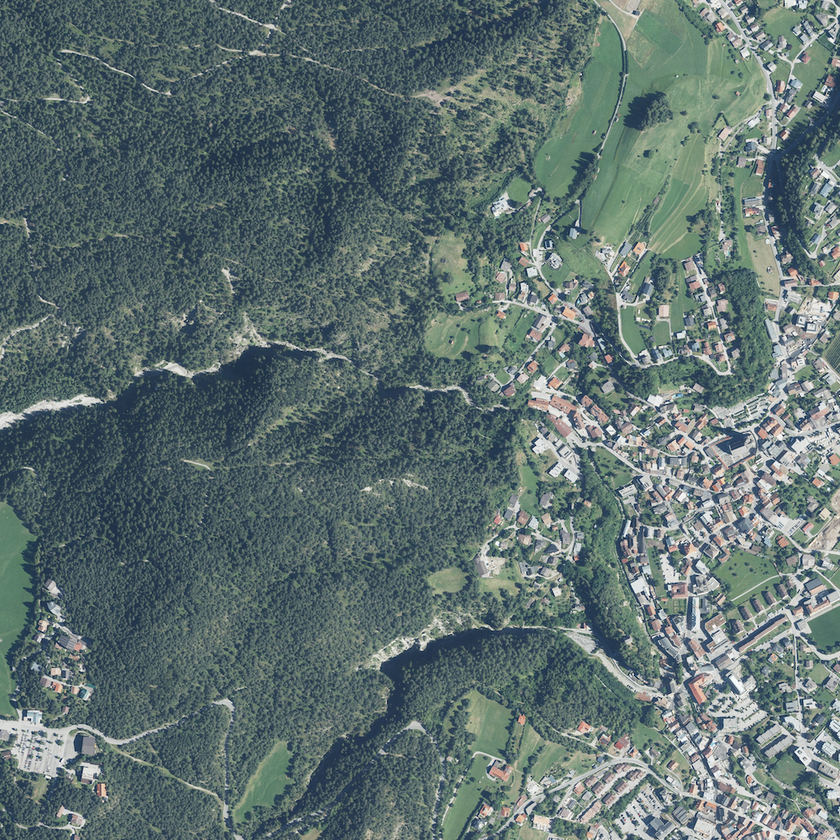
%> input picture tyrol-w1_1k.tif, 840 x 840 px, shrunk from 1000 x 1000 before the run
$ octave --eval "result = ATMcouldremovers(im2double(imread('tyrol-w1_1k.tif')));"   (GNU Octave 9; MATLAB toolbox functions it lacks are replaced by stand-ins)
%> lines starting %> are read from the running program, lines starting %| are printed output that depends on the picture
### inexact_alm_r1pca_YG.m
function [A_hat E_hat sigularValue] = inexact_alm_r1pca_YG(D, lambda, tol, maxIter,verbose)

% Oct 2021
% This matlab code implements the inexact augmented Lagrange multiplier
% method for Robust PCA.
%
% D - m x n matrix of observations/data (required input)
%
% lambda - weight on sparse error term in the cost function
%
% tol - tolerance for stopping criterion.
%     - DEFAULT 1e-7 if omitted or -1.
%
% maxIter - maximum number of iterations
%         - DEFAULT 1000, if omitted or -1.
%
% Initialize A,E,Y,u
% while ~converged
%   minimize (inexactly, update A and E only once)
%     L(A,E,Y,u) = |A|_* + lambda * |E|_1 + <Y,D-A-E> + mu/2 * |D-A-E|_F^2;
%   Y = Y + \mu * (D - A - E);
%   \mu = \rho * \mu;
% end
%
% Modified from Minming Chen and Arvind Ganesh code.
%

[m n] = size(D);

if nargin < 2
    lambda = 1 / sqrt(m);
end

if nargin < 3
    tol = 1e-7;
elseif tol == -1
    tol = 1e-6;
end

if nargin < 4
    maxIter = 1000;
elseif maxIter == -1
    maxIter = 1000;
end

if ~exist('verbose','var')
    verbose = 0;
end

unitclamping = 1;
% initialize
Y = D;
norm_two = norm(Y, 2);
norm_inf = norm( Y(:), inf) / lambda;
dual_norm = max(norm_two, norm_inf);
Y = Y / dual_norm;

A_hat = zeros( m, n);
E_hat = zeros( m, n);
mu = 1.25/norm_two; % this one can be tuned
mu_bar = mu * 1e7;
rho = 1.5 ;         % this one can be tuned
d_norm = norm(D, 'fro');

iter = 0;
total_svd = 0;
converged = false;
stopCriterion = 1;

[U S V] = svd(D, 'econ');
funval = sum(diag(S));
if verbose
    disp(['Feasible obj: ',num2str(funval)])
end

while ~converged
    iter = iter + 1;
    temp_T = D - A_hat + (1/mu)*Y;
    E_hat = max(temp_T - lambda/mu, 0);
    E_hat = E_hat+min(temp_T + lambda/mu, 0);

    if unitclamping
        E_hat(E_hat<0) = 0;
        E_hat(E_hat>1) = 1;
    end

    if 0
        [~, ~, ~, A_hat,~] = rank1decomp(D - E_hat + (1/mu)*Y,2);
    else
        [U S V] = svd(D - E_hat + (1/mu)*Y, 'econ');
        diagS = diag(S);
        svp = length(find(diagS > 1/mu));

        A_hat = U(:, 1:svp) * diag(diagS(1:svp) - 1/mu) * V(:, 1:svp)';
    end
    total_svd = total_svd + 1;

    Z = D - A_hat - E_hat;

    Y = Y + mu*Z;
    mu = min(mu*rho, mu_bar);

    %% stop Criterion
    stopCriterion = norm(Z, 'fro') / d_norm;
    [U S V] = svd(A_hat, 'econ');
    funval = sum(diag(S)) + lambda * sum(abs(E_hat(:)));


    if stopCriterion < tol
        converged = true;
    end

    if verbose
        if mod(iter,5)==0
            disp(['#svd ' num2str(total_svd) ' r(A) ' num2str(rank(A_hat))...
                ' |E|_0 ' num2str(length(find(abs(E_hat)>0))/length(E_hat(:)))...
                ', Obj ' num2str(funval), ' stopCriterion ' num2str(stopCriterion)]);
        end
    end

    if ~converged && iter >= maxIter
        if verbose
            disp('Maximum iterations reached') ;
        end
        converged = 1 ;
    end
end
end

%% Rank 1 decomp
% Just get rank 1 decomposition of data matrix of size dxN assuming d>>N.
% [28 lines left out: function rank1decomp, not called in this run]

### ATMcouldremovers.m
function res = ATMcouldremovers(imData,method,lambda,ratio,verbose)
% Cloud removal by ATM/RPCA on single channel images sequence
% imData: input image data, a 3D array with 3rd mode being the time
% method: which method to use (1-4).
% lambda: regularisation parameter. Can be set by the equation used in the
% paper.
% ratio: a tuning parameter to generate cloud mask. Default 0.8.
% verbose: 0/1 for printing out. Default 0.

[rows,cols,n] = size(imData);

if ~exist('method','var')
    method = 1;
end

if ~exist('lambda','var')
    lambda = 1/sqrt(rows*cols);
end

if ~exist('ratio','var')
    ratio = 0.8; % this can be tuned
end

if ~exist('verbose','var')
    verbose = 0;
end

res.p1result=zeros(rows,cols,n);
res.clouds = res.p1result;
res.mask = false(rows,cols,n);
D=reshape(imData,rows*cols,n);

if verbose
    disp('Cloud detection')
end

tic
switch method
    case 1
        res.method = 'Nonnegative RPCA';
        [B,E]=inexact_alm_r1pca_YG(D,lambda);
        %         [B,E]=inexact_alm_rpca(D,lambda);
    case 2
        res.method = 'ATM';
        [B,E]=bcs_exact(D,lambda,1e-5,100);
    case 3
        res.method = 'ATM(RPCA+small noise)';
        [B,E,N]=rpca4atm(D,lambda);
        res.noise = reshape(N,rows,cols,n);
    case 4
        res.method = 'RPCA';
        [B,E]=inexact_alm_rpca(D,lambda);
end
res.optimisationtimeused = toc;
res.p1result=reshape(B,rows,cols,n);
res.clouds=reshape(E,rows,cols,n);
for j=1:n
    res.mask(:,:,j)=abs(res.clouds(:,:,j))>ratio*std(E(:));
end

%morphological filters
se=strel('disk',3);
res.mask=imopen(res.mask,se);
res.mask=imdilate(imdilate(res.mask,se),se);

%cloud and shadow removal by matrix completion
[B_,E_]=inexact_alm_rpca_BS(D,reshape(res.mask,rows*cols,n));
res.result=reshape(B_,rows,cols,n);
res.totaltimeused = toc;
%> in inexact_alm_r1pca_YG, `norm_two = norm(Y, 2);`: norm_two = 1049.1
%> in inexact_alm_r1pca_YG, `norm_inf = norm( Y(:), inf) / lambda;`: norm_inf = 840
%> in inexact_alm_r1pca_YG, `dual_norm = max(norm_two, norm_inf);`: dual_norm = 1049.1
%> in inexact_alm_r1pca_YG, `mu = 1.25/norm_two;`: mu = 0.00119
%> in inexact_alm_r1pca_YG, `mu_bar = mu * 1e7;`: mu_bar = 11915.2
%> in inexact_alm_r1pca_YG, `d_norm = norm(D, 'fro');`: d_norm = 1066.2
%> in inexact_alm_r1pca_YG, `[U S V] = svd(D, 'econ');`: S = [1049.1 0 0 0; 0 187.4 0 0; 0 0 26.66 0; 0 0 0 18.84]; V = [-0.318 -0.59 -0.0961 -0.736; -0.369 -0.455 -0.548 0.597; -0.364 -0.309 0.827 0.297; -0.794 0.59 -0.0855 -0.119]
%> in inexact_alm_r1pca_YG, `funval = sum(diag(S));`: funval = 1281.9
%> the loop in inexact_alm_r1pca_YG, `while ~converged` made 32 passes
%> (diagS, svp, mu, stopCriterion, funval) on passes 1 to 11: ([1353.9; 191.4; 38.3; 22.34], 1, 0.00179, 0.217, 1301.5), ([1356.3; 179.1; 44.1; 25.55], 1, 0.00268, 0.0631, 1178), ([1262.3; 172.1; 54.59; 32.47], 1, 0.00402, 0.0711, 1137.3), ([1155.4; 164; 67.2; 35.94], 1, 0.00603, 0.0607, 1136.8), ([1062.3; 145.2; 71.64; 35.13], 1, 0.00905, 0.0462, 1148.9), ([992.3; 121.2; 63.75; 31.74], 2, 0.0136, 0.0275, 1175.1), ([948; 96.76; 47.37; 27.7], 2, 0.0204, 0.0142, 1197), ([922.3; 75.97; 31.35; 23.82], 2, 0.0305, 0.00868, 1201.4), ([906.4; 61.34; 22.12; 18.2], 2, 0.0458, 0.00622, 1202.6), ([896; 51.32; 17.91; 12.04], 2, 0.0687, 0.00444, 1203.2), ([888.9; 44.58; 14.32; 8.22], 2, 0.103, 0.00315, 1203.8)
%> after the loop in inexact_alm_r1pca_YG, `while ~converged`: converged = true; iter = 32
%> in ATMcouldremovers, `res.p1result=reshape(B,rows,cols,n);`:
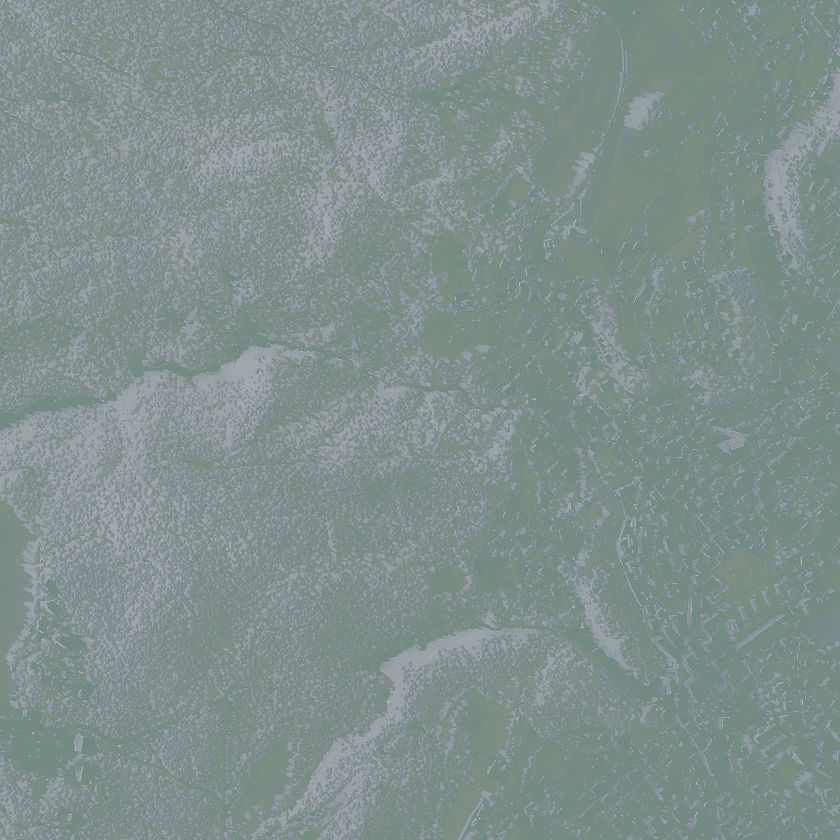
%> res.p1result: size 840x840x4 double; mean R, G, B, A 0.328, 0.408, 0.405, 0.764; transparent parts drawn white
%> after the loop in ATMcouldremovers, `for j=1:n`: res = {optimisationtimeused 13.93}
%> (the run ends here)
